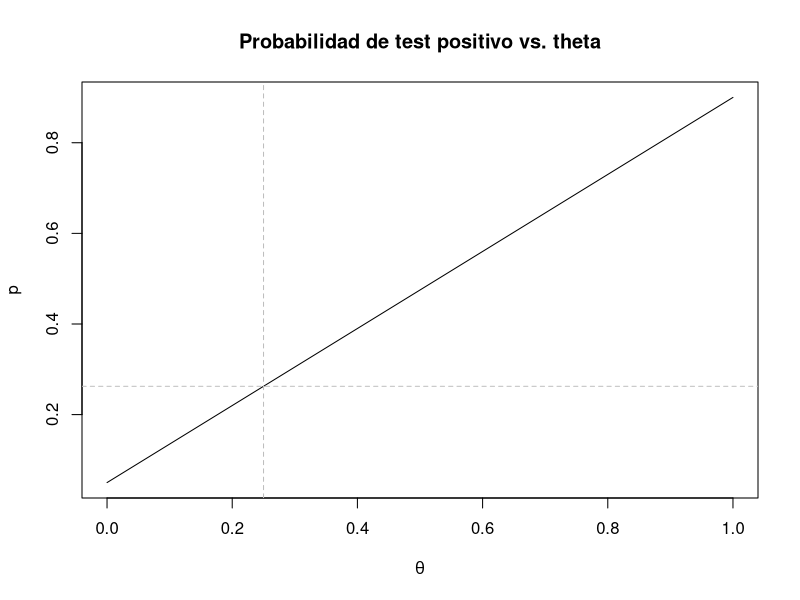
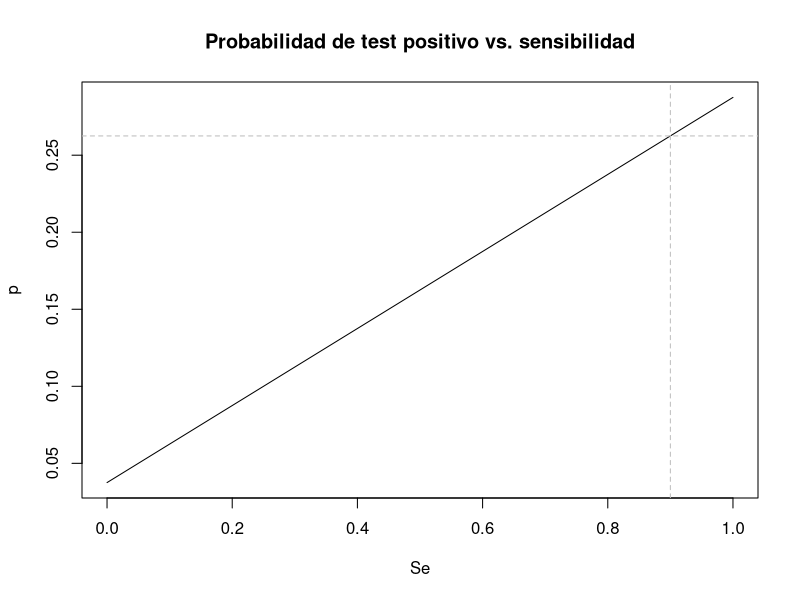
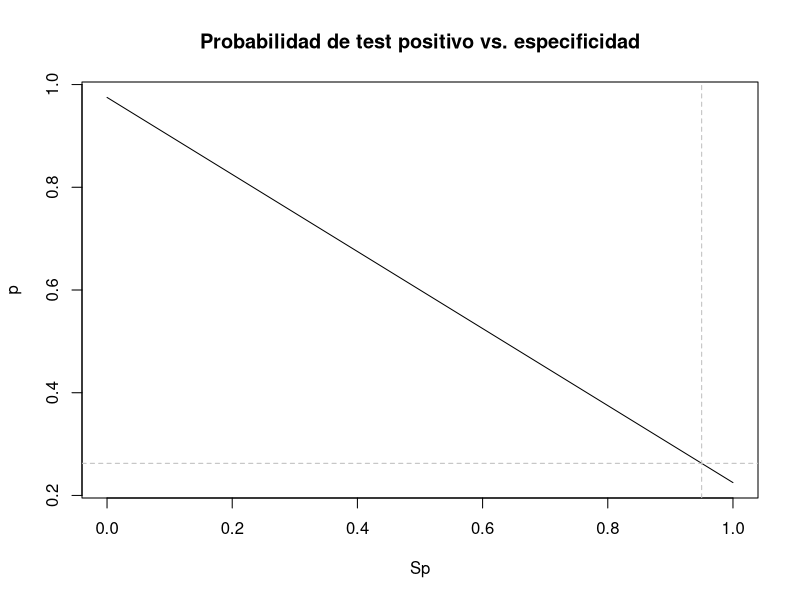
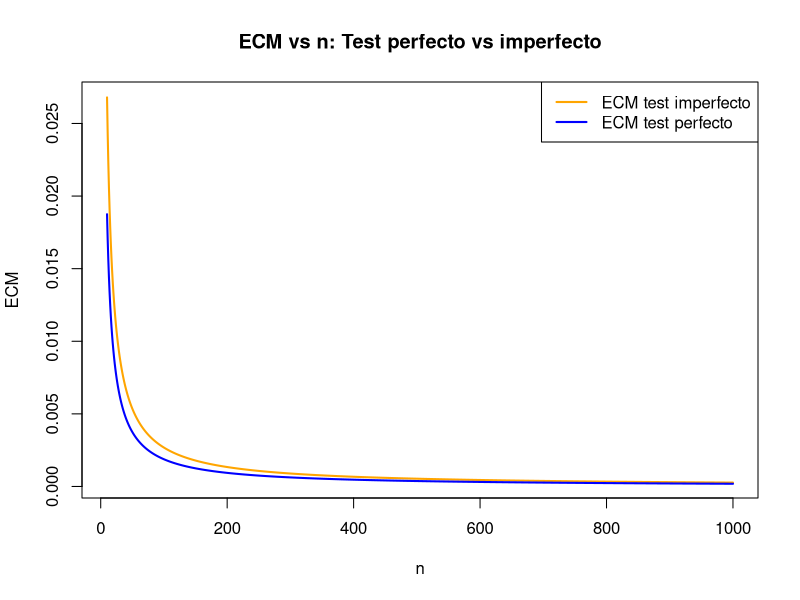
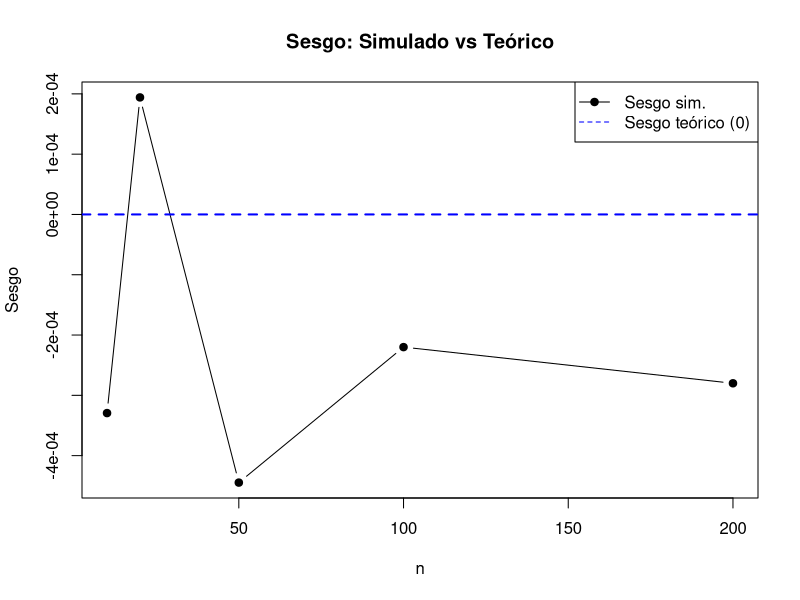
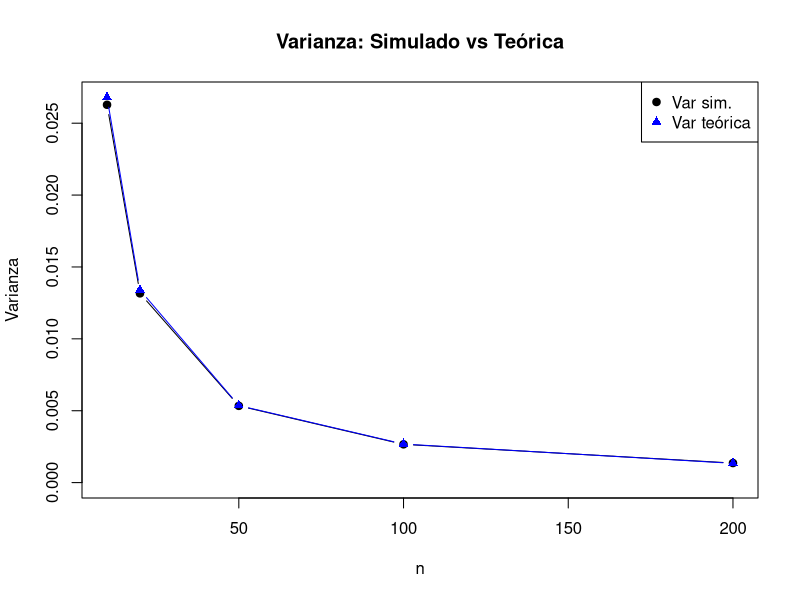
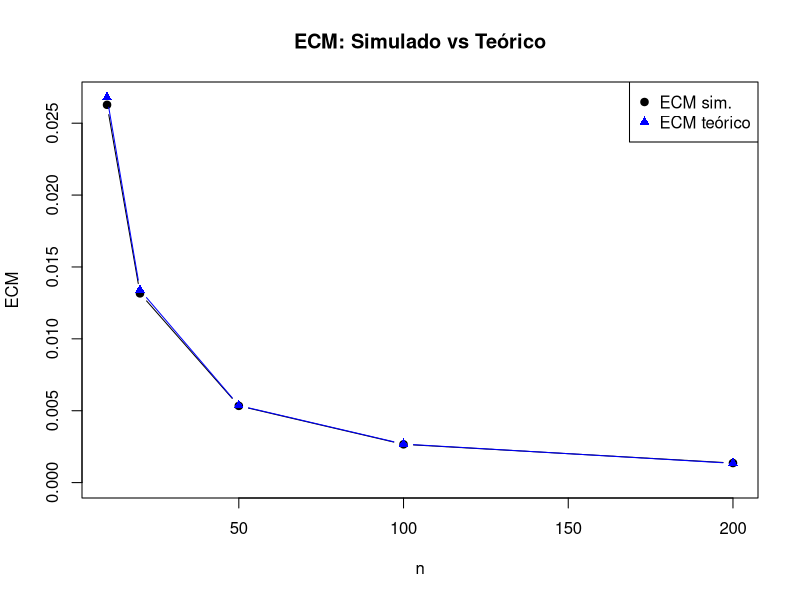
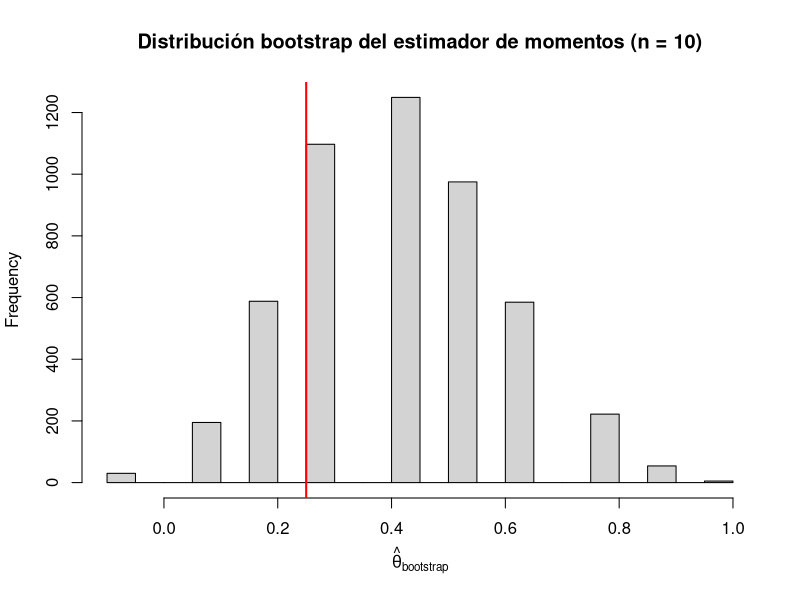

Generate these figures, in order, with R:
## ---- chunk 1
set.seed(43)

tita <- 0.25
ns <- c(10, 20, 50, 100, 1000, 10000) #valores de n para los cuales vamos a evaluar la cobertura
Nrep <- 5000                          #empirica
z <- qnorm(0.975)

cubrimientoN <- 0

for (j in seq_along(ns)){
  n <- ns[j]
  cubrimiento <- 0
  
  for(i in 1:Nrep){                                         #repito el experimento 5000 veces.
    muestra <- rbinom(1,n,tita)
    
    estTita <- muestra/n
    termino <- z * sqrt((estTita*(1-estTita))/n)
    intervalo <- c(estTita - termino, estTita + termino)
    
    cubrimiento[i] <- intervalo[1] <= tita && tita <= intervalo[2]
  }
  
  cubrimientoN[j] <- mean(cubrimiento)                  #promedio de veces que el valor real de 
                                                        #tita cayó en el intervalo.
}

cubrimientoEmpirico <- data.frame(n = ns, cubrimiento = cubrimientoN)
## ---- chunk 2
## Valores fijos
Se_fijo  <- 0.9
Sp_fijo  <- 0.95
theta_fijo <- 0.25

## a
theta_grid <- seq(0, 1, length.out = 1000)
p_theta <- Se_fijo * theta_grid + (1 - Sp_fijo) * (1 - theta_grid)

plot(theta_grid, p_theta, type = "l",
     xlab = expression(theta),
     ylab = "p",
     main = "Probabilidad de test positivo vs. theta")
abline(v = theta_fijo, col = "gray", lty = 2)
abline(h = Se_fijo * theta_fijo + (1 - Sp_fijo) * (1 - theta_fijo),
       col = "gray", lty = 2)

## b
Se_grid <- seq(0, 1, length.out = 1000)
p_Se <- Se_grid * theta_fijo + (1 - Sp_fijo) * (1 - theta_fijo)

plot(Se_grid, p_Se, type = "l",
     xlab = "Se",
     ylab = "p",
     main = "Probabilidad de test positivo vs. sensibilidad")
abline(v = Se_fijo, col = "gray", lty = 2)
abline(h = Se_fijo * theta_fijo + (1 - Sp_fijo) * (1 - theta_fijo),
       col = "gray", lty = 2)

## c
Sp_grid <- seq(0, 1, length.out = 1000)
p_Sp <- Se_fijo * theta_fijo + (1 - Sp_grid) * (1 - theta_fijo)

plot(Sp_grid, p_Sp, type = "l",
     xlab = "Sp",
     ylab = "p",
     main = "Probabilidad de test positivo vs. especificidad")
abline(v = Sp_fijo, col = "gray", lty = 2)
abline(h = Se_fijo * theta_fijo + (1 - Sp_fijo) * (1 - theta_fijo),
       col = "gray", lty = 2)

## ---- chunk 3

# Parámetros
tita <- 0.25
Se <- 0.9
Sp <- 0.95

# p real del test imperfecto
p <- (Se + Sp - 1)*tita + (1 - Sp)

# Rango de n
ns <- 10:1000

# ECM del test perfecto
ECM_perfecto <- tita*(1 - tita) / ns

# ECM del test imperfecto 
ECM_imperfecto <- p*(1 - p) / (ns * (Se + Sp - 1)^2)

# Gráfico
plot(ns, ECM_imperfecto,
     type="l", col="orange", lwd=2,
     xlab="n", ylab="ECM",
     main="ECM vs n: Test perfecto vs imperfecto")

lines(ns, ECM_perfecto, col="blue", lwd=2)

legend("topright",
       legend=c("ECM test imperfecto", "ECM test perfecto"),
       col=c("orange", "blue"), lwd=2)

## ---- chunk 4
R <- 10000
ns <- c(10, 20, 50, 100, 200) 

# Función estimador de momentos
tita_corregida <- function(p_hat, Se, Sp) {
  (p_hat - (1 - Sp)) / (Se + Sp - 1)
}

# resultados
resultados_imp <- data.frame(
  n = ns,
  bias_sim = NA,
  var_sim  = NA,
  ecm_sim  = NA,
  var_teo  = NA,
  ecm_teo  = NA
)

for (i in seq_along(ns)) {
  n <- ns[i]
  est_imp <- numeric(R)

  # Probabilidad real del test positivo
  p_Y <- Se*tita + (1 - Sp)*(1 - tita)

  for (r in 1:R) {

    # 1) Genero la muestra de T correctamente
    T <- rbinom(n, 1, p_Y)

    # 2) Estimador de momentos
    p_hat <- mean(T)
    est_imp[r] <- tita_corregida(p_hat, Se, Sp)
  }

  # --- Estadísticos simulados ---
  bias_sim <- mean(est_imp) - tita
  var_sim  <- var(est_imp)
  ecm_sim  <- mean((est_imp - tita)^2)

  # --- Valores teóricos ---
  p_true <- p_Y
  denom  <- Se + Sp - 1
  var_teo <- (p_true*(1 - p_true)) / (n * denom^2)
  ecm_teo <- var_teo   # insesgado

  # --- Guardar ---
  resultados_imp$bias_sim[i] <- bias_sim
  resultados_imp$var_sim[i]  <- var_sim
  resultados_imp$ecm_sim[i]  <- ecm_sim
  resultados_imp$var_teo[i]  <- var_teo
  resultados_imp$ecm_teo[i]  <- ecm_teo
}





## ---- chunk 5

## SESGO (teórico = 0)
plot(resultados_imp$n, resultados_imp$bias_sim,
     type="b", pch=19,
     xlab="n", ylab="Sesgo",
     main="Sesgo: Simulado vs Teórico",
     ylim=c(min(resultados_imp$bias_sim), max(resultados_imp$bias_sim)))

# línea de sesgo teórico = 0
abline(h = 0, col="blue", lwd=2, lty=2)

legend("topright",
       legend=c("Sesgo sim.", "Sesgo teórico (0)"),
       col=c("black","blue"), pch=c(19, NA), lty=c(1,2))

## ---- chunk 6

## VARIANZA
plot(resultados_imp$n, resultados_imp$var_sim,
     type="b", pch=19,
     xlab="n", ylab="Varianza",
     main="Varianza: Simulado vs Teórica",
     ylim=c(0, max(resultados_imp$var_sim, resultados_imp$var_teo)))

lines(resultados_imp$n, resultados_imp$var_teo,
      type="b", pch=17, col="blue")

legend("topright",
       legend=c("Var sim.", "Var teórica"),
       col=c("black","blue"), pch=c(19,17))


## ---- chunk 7

## ECM
plot(resultados_imp$n, resultados_imp$ecm_sim,
     type="b", pch=19,
     xlab="n", ylab="ECM",
     main="ECM: Simulado vs Teórico",
     ylim=c(0, max(resultados_imp$ecm_sim, resultados_imp$ecm_teo)))

lines(resultados_imp$n, resultados_imp$ecm_teo,
      type="b", pch=17, col="blue")

legend("topright",
       legend=c("ECM sim.", "ECM teórico"),
       col=c("black","blue"), pch=c(19,17))


## ---- chunk 8

n <- 10     # tamaño de la muestra
B <- 5000   # cantidad de réplicas bootstrap

# Probabilidad real de T = 1 bajo test imperfecto
p_Y <- Se * tita + (1 - Sp) * (1 - tita)

# Genero una muestra original de T
T <- rbinom(n, 1, p_Y)

# Bootstrap no paramétrico
boot_est <- numeric(B)

for (b in 1:B) {
  T_boot <- sample(T, size = n, replace = TRUE)
  p_hat_boot <- mean(T_boot)
  boot_est[b] <- tita_corregida(p_hat_boot, Se, Sp)
}

# Histograma
hist(boot_est, breaks = 30, freq = TRUE,
     main = "Distribución bootstrap del estimador de momentos (n = 10)",
     xlab = expression(hat(theta)["bootstrap"]))

abline(v = tita, col = "red", lwd = 2)  # valor verdadero

## ---- chunk 9
tita <- 0.25
Se <- 0.9
Sp <- 0.95
p_Y <- Se * tita + (1 - Sp) * (1 - tita)

ns <-  c(10, 20, 50, 100, 1000)
R <- 700 #replicas Monte Carlo
B <- 1000 #remuestreos bootstrap

z <- qnorm(0.975)

res_list <- vector("list",length(ns))
names(res_list) <- as.character(ns)

for (j in seq_along(ns)){
  n <- ns[j]
  cubrimientos <- logical(R)
  longitudes <- numeric(R)
   
  for (r in 1:R){
     T <- rbinom(n,1,p_Y)
     boot_est <- numeric(B)
     
     for (b in 1:B){
       T_boot <- sample(T, size = n, replace = TRUE)
       p_hat_boot <- mean(T_boot)
       boot_est[b] <- tita_corregida(p_hat_boot, Se, Sp)
     }
     
     lower <- quantile(boot_est, probs = 0.025, names = FALSE)
     upper <- quantile(boot_est, probs = 0.975, names = FALSE)
     
     cubrimientos[r] <- (lower <= tita) && (tita <= upper)
     longitudes[r] <- (upper - lower)
  }
  
  res_list[[j]] <- list(
    n = n,
    cubrimiento = mean(cubrimientos),
    longitud_media = mean(longitudes)
  )
   
}

res_df <- do.call(rbind, lapply(res_list, function(z){
  data.frame(n = z$n,
             cubrimiento = z$cubrimiento,
             longitud_media = z$longitud_media)
}))
rownames(res_df) <- NULL
## ---- chunk 10
res_listAsint <- vector("list", length(ns))
names(res_listAsint) <- as.character(ns)

for (j in seq_along(ns)){
  n <- ns[j]
  cubrimientos <- logical(R)
  longitudes <- numeric(R)
  
  for (r in 1:R){
    T <- rbinom(n, 1, p_Y)
    
    p_hat <- mean(T)
    tita_hat <- tita_corregida(p_hat,Se,Sp)
    est_Var <- (p_hat*(1-p_hat))/(n*(Se+Sp-1)^2)
    
    termino <- z*sqrt(est_Var)
    lower <- tita_hat - termino
    upper <- tita_hat + termino
    
    cubrimientos[r] <- (lower <= tita) && (tita <= upper)
    longitudes[r] <- (upper - lower)
  }
  
  res_listAsint[[j]] <- list(
    n = n,
    cubrimiento = mean(cubrimientos),
    longitud_media = mean(longitudes)
  )
}

resAsint_df <- do.call(rbind, lapply(res_listAsint, function(z){
  data.frame(n = z$n,
             cubrimiento = z$cubrimiento,
             longitud_media = z$longitud_media)
}))
rownames(resAsint_df) <- NULL
## ---- chunk 11
knitr::kable(res_df, digits = 4, caption = "Bootstrap Percentil")
## ---- chunk 12
knitr::kable(resAsint_df, digits = 4, caption = "Intervalos Asintóticos")
## ---- chunk 13
#Definimos los valores.
n_pre <- 100
n_post <- 100
Se <- 0.9
Sp <- 0.95
tita_pre <- 0.2
tita_post <- 0.15

#Calculamos p_pre y p_post:

p_pre <- (Se + Sp - 1)* tita_pre + (1 - Sp)
p_post <- (Se + Sp - 1)* tita_post + (1 - Sp)


#Generamos ambas muestras (pre y post):

Xpre <- rbinom(n_pre, 1, p_pre)
Xpost <- rbinom(n_post, 1, p_post)

#Ahora calculamos U(Xpre, Xpost):
p_preHat <- mean(Xpre)
p_postHat <- mean(Xpost)

tita_preHat <- (p_preHat + Sp - 1)/(Se + Sp - 1)
tita_postHat <- (p_postHat + Sp - 1)/(Se + Sp - 1)

Var_preHat <- (p_preHat*(1-p_preHat))/(n_pre*(Se+Sp-1)^2)
Var_postHat <- (p_postHat*(1-p_postHat))/(n_post*(Se+Sp-1)^2)


U <- (tita_postHat - tita_preHat)/(sqrt(Var_postHat + Var_preHat))
## ---- chunk 14
U
## ---- chunk 15
n_pre <- 50
n_post <- 50
Se <- 0.9
Sp <- 0.95
tita_pre <- 0.2
tita_post <- 0.15

#Calculamos p_pre y p_post:

p_pre <- (Se + Sp - 1)* tita_pre + (1 - Sp)
p_post <- (Se + Sp - 1)* tita_post + (1 - Sp)


#Generamos ambas muestras (pre y post):

Xpre <- rbinom(n_pre, 1, p_pre)
Xpost <- rbinom(n_post, 1, p_post)

#Ahora calculamos U(Xpre, Xpost):
p_preHat <- mean(Xpre)
p_postHat <- mean(Xpost)

tita_preHat <- (p_preHat + Sp - 1)/(Se + Sp - 1)
tita_postHat <- (p_postHat + Sp - 1)/(Se + Sp - 1)

Var_preHat <- (p_preHat*(1-p_preHat))/(n_pre*(Se+Sp-1)^2)
Var_postHat <- (p_postHat*(1-p_postHat))/(n_post*(Se+Sp-1)^2)


U50 <- (tita_postHat - tita_preHat)/(sqrt(Var_postHat + Var_preHat))

## ---- chunk 16
U50
## ---- chunk 17
n_pre <- 10
n_post <- 10
Se <- 0.9
Sp <- 0.95
tita_pre <- 0.2
tita_post <- 0.15

#Calculamos p_pre y p_post:

p_pre <- (Se + Sp - 1)* tita_pre + (1 - Sp)
p_post <- (Se + Sp - 1)* tita_post + (1 - Sp)


#Generamos ambas muestras (pre y post):

Xpre <- rbinom(n_pre, 1, p_pre)
Xpost <- rbinom(n_post, 1, p_post)

#Ahora calculamos U(Xpre, Xpost):
p_preHat <- mean(Xpre)
p_postHat <- mean(Xpost)

tita_preHat <- (p_preHat + Sp - 1)/(Se + Sp - 1)
tita_postHat <- (p_postHat + Sp - 1)/(Se + Sp - 1)

Var_preHat <- (p_preHat*(1-p_preHat))/(n_pre*(Se+Sp-1)^2)
Var_postHat <- (p_postHat*(1-p_postHat))/(n_post*(Se+Sp-1)^2)


U10 <- (tita_postHat - tita_preHat)/(sqrt(Var_postHat + Var_preHat))
## ---- chunk 18
U10
